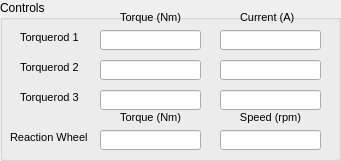
  <widget class="QGroupBox" name="groupBox_Controls">
   <property name="geometry">
    <rect>
     <x>510</x>
     <y>460</y>
     <width>341</width>
     <height>161</height>
    </rect>
   </property>
   <property name="title">
    <string>Controls</string>
   </property>
   <widget class="QLabel" name="label_62">
    <property name="geometry">
     <rect>
      <x>20</x>
      <y>30</y>
      <width>61</width>
      <height>16</height>
     </rect>
    </property>
    <property name="text">
     <string>&lt;!DOCTYPE HTML PUBLIC &quot;-//W3C//DTD HTML 4.0//EN&quot; &quot;http://www.w3.org/TR/REC-html40/strict.dtd&quot;&gt;
&lt;html&gt;&lt;head&gt;&lt;meta name=&quot;qrichtext&quot; content=&quot;1&quot; /&gt;&lt;style type=&quot;text/css&quot;&gt;
p, li { white-space: pre-wrap; }
&lt;/style&gt;&lt;/head&gt;&lt;body style=&quot; font-family:'MS Shell Dlg 2'; font-size:8.25pt; font-weight:400; font-style:normal;&quot;&gt;
&lt;p style=&quot; margin-top:0px; margin-bottom:0px; margin-left:0px; margin-right:0px; -qt-block-indent:0; text-indent:0px;&quot;&gt;&lt;span style=&quot; font-size:8pt;&quot;&gt;Torquerod 1&lt;/span&gt;&lt;/p&gt;&lt;/body&gt;&lt;/html&gt;</string>
    </property>
   </widget>
   <widget class="QLabel" name="label_63">
    <property name="geometry">
     <rect>
      <x>240</x>
      <y>10</y>
      <width>61</width>
      <height>16</height>
     </rect>
    </property>
    <property name="text">
     <string>&lt;!DOCTYPE HTML PUBLIC &quot;-//W3C//DTD HTML 4.0//EN&quot; &quot;http://www.w3.org/TR/REC-html40/strict.dtd&quot;&gt;
&lt;html&gt;&lt;head&gt;&lt;meta name=&quot;qrichtext&quot; content=&quot;1&quot; /&gt;&lt;style type=&quot;text/css&quot;&gt;
p, li { white-space: pre-wrap; }
&lt;/style&gt;&lt;/head&gt;&lt;body style=&quot; font-family:'MS Shell Dlg 2'; font-size:8.25pt; font-weight:400; font-style:normal;&quot;&gt;
&lt;p style=&quot; margin-top:0px; margin-bottom:0px; margin-left:0px; margin-right:0px; -qt-block-indent:0; text-indent:0px;&quot;&gt;&lt;span style=&quot; font-size:8pt;&quot;&gt;Current (A)&lt;/span&gt;&lt;/p&gt;&lt;/body&gt;&lt;/html&gt;</string>
    </property>
   </widget>
   <widget class="QLabel" name="label_64">
    <property name="geometry">
     <rect>
      <x>120</x>
      <y>10</y>
      <width>61</width>
      <height>16</height>
     </rect>
    </property>
    <property name="text">
     <string>&lt;!DOCTYPE HTML PUBLIC &quot;-//W3C//DTD HTML 4.0//EN&quot; &quot;http://www.w3.org/TR/REC-html40/strict.dtd&quot;&gt;
&lt;html&gt;&lt;head&gt;&lt;meta name=&quot;qrichtext&quot; content=&quot;1&quot; /&gt;&lt;style type=&quot;text/css&quot;&gt;
p, li { white-space: pre-wrap; }
&lt;/style&gt;&lt;/head&gt;&lt;body style=&quot; font-family:'MS Shell Dlg 2'; font-size:8.25pt; font-weight:400; font-style:normal;&quot;&gt;
&lt;p style=&quot; margin-top:0px; margin-bottom:0px; margin-left:0px; margin-right:0px; -qt-block-indent:0; text-indent:0px;&quot;&gt;&lt;span style=&quot; font-size:8pt;&quot;&gt;Torque (Nm)&lt;/span&gt;&lt;/p&gt;&lt;/body&gt;&lt;/html&gt;</string>
    </property>
   </widget>
   <widget class="QLabel" name="label_65">
    <property name="geometry">
     <rect>
      <x>20</x>
      <y>60</y>
      <width>61</width>
      <height>16</height>
     </rect>
    </property>
    <property name="text">
     <string>&lt;!DOCTYPE HTML PUBLIC &quot;-//W3C//DTD HTML 4.0//EN&quot; &quot;http://www.w3.org/TR/REC-html40/strict.dtd&quot;&gt;
&lt;html&gt;&lt;head&gt;&lt;meta name=&quot;qrichtext&quot; content=&quot;1&quot; /&gt;&lt;style type=&quot;text/css&quot;&gt;
p, li { white-space: pre-wrap; }
&lt;/style&gt;&lt;/head&gt;&lt;body style=&quot; font-family:'MS Shell Dlg 2'; font-size:8.25pt; font-weight:400; font-style:normal;&quot;&gt;
&lt;p style=&quot; margin-top:0px; margin-bottom:0px; margin-left:0px; margin-right:0px; -qt-block-indent:0; text-indent:0px;&quot;&gt;&lt;span style=&quot; font-size:8pt;&quot;&gt;Torquerod 2&lt;/span&gt;&lt;/p&gt;&lt;/body&gt;&lt;/html&gt;</string>
    </property>
   </widget>
   <widget class="QLabel" name="label_66">
    <property name="geometry">
     <rect>
      <x>20</x>
      <y>90</y>
      <width>61</width>
      <height>16</height>
     </rect>
    </property>
    <property name="text">
     <string>&lt;!DOCTYPE HTML PUBLIC &quot;-//W3C//DTD HTML 4.0//EN&quot; &quot;http://www.w3.org/TR/REC-html40/strict.dtd&quot;&gt;
&lt;html&gt;&lt;head&gt;&lt;meta name=&quot;qrichtext&quot; content=&quot;1&quot; /&gt;&lt;style type=&quot;text/css&quot;&gt;
p, li { white-space: pre-wrap; }
&lt;/style&gt;&lt;/head&gt;&lt;body style=&quot; font-family:'MS Shell Dlg 2'; font-size:8.25pt; font-weight:400; font-style:normal;&quot;&gt;
&lt;p style=&quot; margin-top:0px; margin-bottom:0px; margin-left:0px; margin-right:0px; -qt-block-indent:0; text-indent:0px;&quot;&gt;&lt;span style=&quot; font-size:8pt;&quot;&gt;Torquerod 3&lt;/span&gt;&lt;/p&gt;&lt;/body&gt;&lt;/html&gt;</string>
    </property>
   </widget>
   <widget class="QLabel" name="label_67">
    <property name="geometry">
     <rect>
      <x>10</x>
      <y>130</y>
      <width>81</width>
      <height>16</height>
     </rect>
    </property>
    <property name="text">
     <string>&lt;!DOCTYPE HTML PUBLIC &quot;-//W3C//DTD HTML 4.0//EN&quot; &quot;http://www.w3.org/TR/REC-html40/strict.dtd&quot;&gt;
&lt;html&gt;&lt;head&gt;&lt;meta name=&quot;qrichtext&quot; content=&quot;1&quot; /&gt;&lt;style type=&quot;text/css&quot;&gt;
p, li { white-space: pre-wrap; }
&lt;/style&gt;&lt;/head&gt;&lt;body style=&quot; font-family:'MS Shell Dlg 2'; font-size:8.25pt; font-weight:400; font-style:normal;&quot;&gt;
&lt;p style=&quot; margin-top:0px; margin-bottom:0px; margin-left:0px; margin-right:0px; -qt-block-indent:0; text-indent:0px;&quot;&gt;&lt;span style=&quot; font-size:8pt;&quot;&gt;Reaction Wheel&lt;/span&gt;&lt;/p&gt;&lt;/body&gt;&lt;/html&gt;</string>
    </property>
   </widget>
   <widget class="QLabel" name="label_68">
    <property name="geometry">
     <rect>
      <x>230</x>
      <y>110</y>
      <width>81</width>
      <height>16</height>
     </rect>
    </property>
    <property name="text">
     <string>&lt;!DOCTYPE HTML PUBLIC &quot;-//W3C//DTD HTML 4.0//EN&quot; &quot;http://www.w3.org/TR/REC-html40/strict.dtd&quot;&gt;
&lt;html&gt;&lt;head&gt;&lt;meta name=&quot;qrichtext&quot; content=&quot;1&quot; /&gt;&lt;style type=&quot;text/css&quot;&gt;
p, li { white-space: pre-wrap; }
&lt;/style&gt;&lt;/head&gt;&lt;body style=&quot; font-family:'MS Shell Dlg 2'; font-size:8.25pt; font-weight:400; font-style:normal;&quot;&gt;
&lt;p align=&quot;center&quot; style=&quot; margin-top:0px; margin-bottom:0px; margin-left:0px; margin-right:0px; -qt-block-indent:0; text-indent:0px;&quot;&gt;&lt;span style=&quot; font-size:8pt;&quot;&gt;Speed (rpm)&lt;/span&gt;&lt;/p&gt;&lt;/body&gt;&lt;/html&gt;</string>
    </property>
   </widget>
   <widget class="QLineEdit" name="ADCS_TR_1_T">
    <property name="geometry">
     <rect>
      <x>100</x>
      <y>30</y>
      <width>101</width>
      <height>20</height>
     </rect>
    </property>
   </widget>
   <widget class="QLineEdit" name="ADCS_TR_1_I">
    <property name="geometry">
     <rect>
      <x>220</x>
      <y>30</y>
      <width>101</width>
      <height>20</height>
     </rect>
    </property>
   </widget>
   <widget class="QLineEdit" name="ADCS_TR_2_T">
    <property name="geometry">
     <rect>
      <x>100</x>
      <y>60</y>
      <width>101</width>
      <height>20</height>
     </rect>
    </property>
   </widget>
   <widget class="QLineEdit" name="ADCS_TR_3_T">
    <property name="geometry">
     <rect>
      <x>100</x>
      <y>90</y>
      <width>101</width>
      <height>20</height>
     </rect>
    </property>
   </widget>
   <widget class="QLineEdit" name="ADCS_TR_2_I">
    <property name="geometry">
     <rect>
      <x>220</x>
      <y>60</y>
      <width>101</width>
      <height>20</height>
     </rect>
    </property>
   </widget>
   <widget class="QLineEdit" name="ADCS_TR_3_I">
    <property name="geometry">
     <rect>
      <x>220</x>
      <y>90</y>
      <width>101</width>
      <height>20</height>
     </rect>
    </property>
   </widget>
   <widget class="QLineEdit" name="ADCS_RW_T">
    <property name="geometry">
     <rect>
      <x>100</x>
      <y>130</y>
      <width>101</width>
      <height>20</height>
     </rect>
    </property>
   </widget>
   <widget class="QLineEdit" name="ADCS_RW_rpm">
    <property name="geometry">
     <rect>
      <x>220</x>
      <y>130</y>
      <width>101</width>
      <height>20</height>
     </rect>
    </property>
   </widget>
   <widget class="QLabel" name="label_69">
    <property name="geometry">
     <rect>
      <x>120</x>
      <y>110</y>
      <width>61</width>
      <height>16</height>
     </rect>
    </property>
    <property name="text">
     <string>&lt;!DOCTYPE HTML PUBLIC &quot;-//W3C//DTD HTML 4.0//EN&quot; &quot;http://www.w3.org/TR/REC-html40/strict.dtd&quot;&gt;
&lt;html&gt;&lt;head&gt;&lt;meta name=&quot;qrichtext&quot; content=&quot;1&quot; /&gt;&lt;style type=&quot;text/css&quot;&gt;
p, li { white-space: pre-wrap; }
&lt;/style&gt;&lt;/head&gt;&lt;body style=&quot; font-family:'MS Shell Dlg 2'; font-size:8.25pt; font-weight:400; font-style:normal;&quot;&gt;
&lt;p style=&quot; margin-top:0px; margin-bottom:0px; margin-left:0px; margin-right:0px; -qt-block-indent:0; text-indent:0px;&quot;&gt;&lt;span style=&quot; font-size:8pt;&quot;&gt;Torque (Nm)&lt;/span&gt;&lt;/p&gt;&lt;/body&gt;&lt;/html&gt;</string>
    </property>
   </widget>
  </widget>
